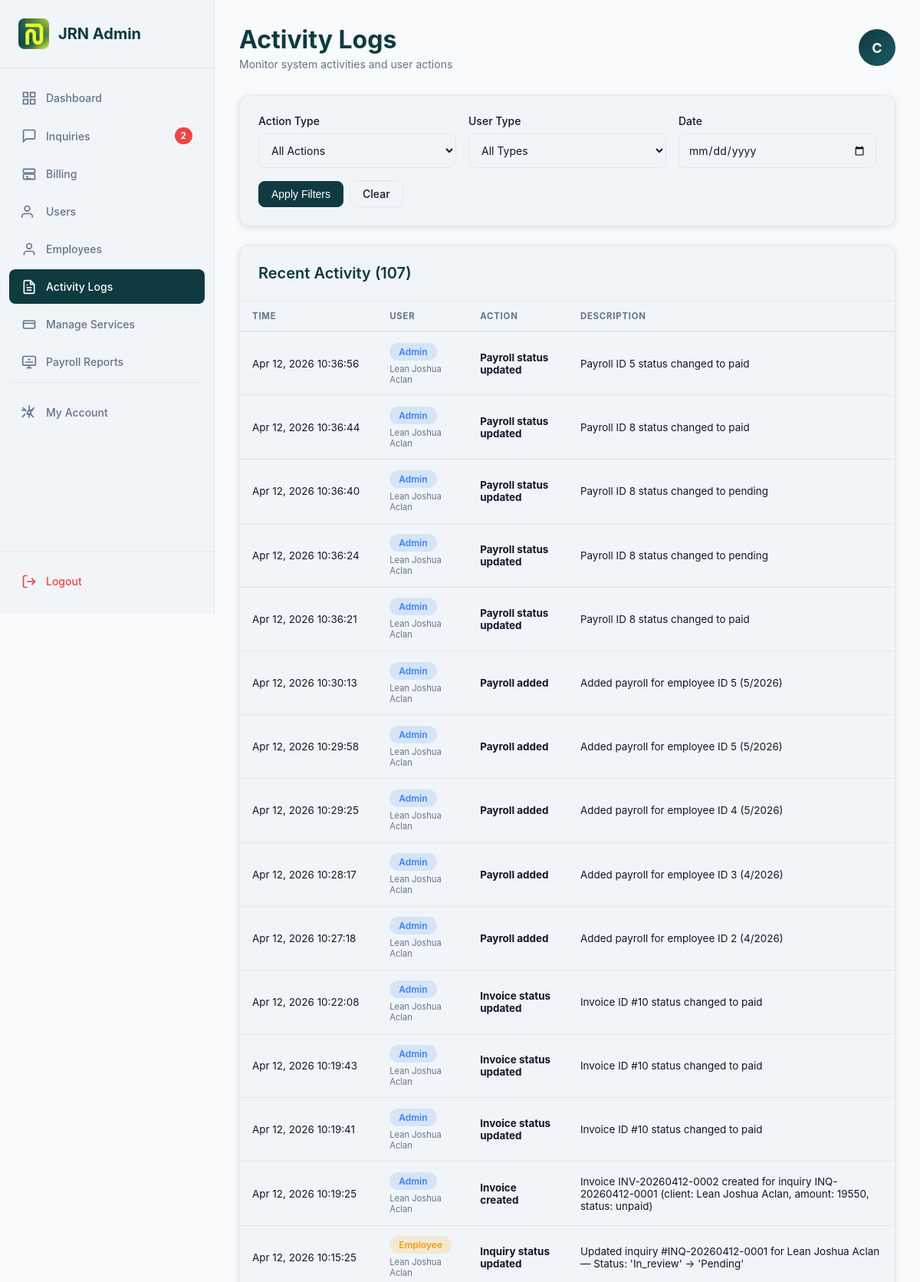
Page /admin/activity-logs.php (signed in, upper part) on the committed database.
### tables this page shows
CREATE TABLE `employees` (
  `id` int(11) NOT NULL,
  `account_number` varchar(20) DEFAULT NULL,
  `email` varchar(255) NOT NULL,
  `phone` varchar(20) DEFAULT NULL,
  `password` varchar(255) NOT NULL,
  `first_name` varchar(100) NOT NULL,
  `last_name` varchar(100) NOT NULL,
  `position` varchar(100) DEFAULT NULL,
  `department` varchar(100) DEFAULT NULL,
  `role` enum('admin','employee') DEFAULT 'employee',
  `status` enum('active','inactive','archived') DEFAULT 'active',
  `created_at` timestamp NOT NULL DEFAULT current_timestamp(),
  `updated_at` timestamp NOT NULL DEFAULT current_timestamp() ON UPDATE current_timestamp()
);

CREATE TABLE `activity_logs` (
  `id` int(11) NOT NULL,
  `user_id` int(11) DEFAULT NULL,
  `user_type` enum('admin','employee','user') NOT NULL,
  `action` varchar(100) NOT NULL,
  `description` text DEFAULT NULL,
  `ip_address` varchar(45) DEFAULT NULL,
  `user_agent` varchar(255) DEFAULT NULL,
  `created_at` timestamp NOT NULL DEFAULT current_timestamp()
);

### includes/auth.php (called while the page is built, shortened)
<?php
function isLoggedIn()
{
    return isset($_SESSION['user_id']) && isset($_SESSION['role']);
}
function isAdmin()
{
    return isLoggedIn() && $_SESSION['role'] === 'admin';
}

### includes/activity_logger.php (called while the page is built, shortened)
<?php
class ActivityLogger
{
    private $conn;
    public function __construct($connection)
    {
        $this->conn = $connection;
    }
    public function getLogs($filters = [])
    {
        $params = [];
        $types = '';
        $limit = $filters['limit'] ?? 100;
        $sql = "SELECT al.*,
                COALESCE(u.email, e.email, 'Deleted User') as user_email,
                COALESCE(u.first_name, e.first_name, '') as first_name,
                COALESCE(u.last_name, e.last_name, '') as last_name
                FROM activity_logs al
                LEFT JOIN users u ON al.user_id = u.id AND al.user_type = 'user'
                LEFT JOIN employees e ON al.user_id = e.id AND al.user_type IN ('admin', 'employee')";
        $sql .= " ORDER BY al.created_at DESC LIMIT ?";
        $stmt = $this->conn->prepare($sql);
        if (!empty($params)) {
            $types .= 'i';
            $params[] = $limit;
            $stmt->bind_param($types, ...$params);
        } else {
            $stmt->bind_param('i', $limit);
        }
        $stmt->execute();
        return $stmt->get_result()->fetch_all(MYSQLI_ASSOC);
    }
}

### admin/activity-logs.php (the view, shortened to what this page needs)
<?php
require_once '../connection/dbconn.php';
require_once '../includes/auth.php';
require_once '../includes/activity_logger.php';
$filter_date = $_GET['date'] ?? '';
$filters = ['limit' => 200];
$logger = new ActivityLogger($conn);
$logs = $logger->getLogs($filters);
$stmt = $conn->prepare("SELECT DISTINCT action FROM activity_logs ORDER BY action");
$stmt->execute();
$is_from_employees = isset($_SESSION['account_type']) && $_SESSION['account_type'] === 'employee';
if ($is_from_employees) {
    $stmt = $conn->prepare("SELECT * FROM employees WHERE id = ?");
} else {
    $stmt = $conn->prepare("SELECT * FROM users WHERE id = ?");
}
$stmt->bind_param("i", $_SESSION['user_id']);
$stmt->execute();
$admin = $stmt->get_result()->fetch_assoc();
$stmt = $conn->prepare("SELECT COUNT(*) as pending_count FROM inquiries WHERE status = 'pending'");
$stmt->execute();
$pending_inquiries = $stmt->get_result()->fetch_assoc()['pending_count'];
?>
<!DOCTYPE html>
<html lang="en">
<head>
    <link rel="stylesheet" href="assets/css/index-admin.css">
    <link rel="stylesheet" href="assets/css/activity-logs.css">
    <link rel="stylesheet" href="assets/css/logout-modal.css">
</head>
<body>
    <aside class="sidebar">
        <div class="sidebar-header">
            <div class="sidebar-logo">
                <img src="../assets/img/logo.jpg" alt="Logo" class="logo-small">
                <h2>JRN Admin</h2>
            </div>
        </div>
        <nav class="sidebar-nav">
            <a href="index-admin.php" class="nav-item">
                <svg width="20" height="20" viewBox="0 0 24 24" fill="none" stroke="currentColor" stroke-width="2">
                    <rect x="3" y="3" width="7" height="7"></rect>
                    <rect x="14" y="3" width="7" height="7"></rect>
                    <rect x="14" y="14" width="7" height="7"></rect>
                    <rect x="3" y="14" width="7" height="7"></rect>
                </svg>
                Dashboard
            </a>
            <a href="inquiries-admin.php" class="nav-item">
                <svg width="20" height="20" viewBox="0 0 24 24" fill="none" stroke="currentColor" stroke-width="2">
                    <path d="M21 15a2 2 0 0 1-2 2H7l-4 4V5a2 2 0 0 1 2-2h14a2 2 0 0 1 2 2z"></path>
                </svg>
                Inquiries
                <?php if (isset($pending_inquiries) && $pending_inquiries > 0): ?>
                    <span class="badge"><?php echo $pending_inquiries; ?></span>
                <?php endif; ?>
            </a>
            <?php if (isAdmin()): ?>
                <a href="billing-admin.php" class="nav-item">
                    <svg width="20" height="20" viewBox="0 0 24 24" fill="none" stroke="currentColor" stroke-width="2">
                        <rect x="3" y="4" width="18" height="6" rx="1" />
                        <rect x="3" y="12" width="18" height="8" rx="1" />
                        <line x1="7" y1="16" x2="11" y2="16" />
                        <line x1="7" y1="19" x2="15" y2="19" />
                    </svg>
                    Billing
                </a>
            <?php endif; ?>
            <a href="users-admin.php" class="nav-item">
                <svg width="20" height="20" viewBox="0 0 24 24" fill="none" stroke="currentColor" stroke-width="2">
                    <circle cx="9" cy="7" r="4"></circle>
                    <path d="M17 21v-2a4 4 0 0 0-4-4H5a4 4 0 0 0-4 4v2"></path>
                </svg>
                Users
            </a>
            <?php if (isAdmin()): ?>
                <a href="employees-admin.php" class="nav-item">
                    <svg width="20" height="20" viewBox="0 0 24 24" fill="none" stroke="currentColor" stroke-width="2">
                        <path d="M20 21v-2a4 4 0 0 0-4-4H8a4 4 0 0 0-4 4v2"></path>
                        <circle cx="12" cy="7" r="4"></circle>
                    </svg>
                    Employees
                </a>
                <a href="activity-logs.php" class="nav-item active">
                    Activity Logs
                </a>
                <a href="services-admin.php" class="nav-item">
                    <svg width="20" height="20" viewBox="0 0 24 24" fill="none" stroke="currentColor" stroke-width="2">
                        <rect x="3" y="6" width="18" height="12" rx="2" />
                        <path d="M3 10h18" />
                    </svg>
                    Manage Services
                </a>
                <a href="payroll-reports-admin.php" class="nav-item">
                    <svg width="20" height="20" viewBox="0 0 24 24" fill="none" stroke="currentColor" stroke-width="2">
                        <rect x="2" y="3" width="20" height="14" rx="2" />
                        <line x1="8" y1="21" x2="16" y2="21" />
                        <line x1="12" y1="17" x2="12" y2="21" />
                        <path d="M6 8h.01M10 8h4M6 12h12" />
                    </svg>
                    Payroll Reports
                </a>
            <?php endif; ?>
            <div style="margin-top: auto; padding-top: 1rem; border-top: 1px solid var(--border-color);">
                <a href="admin-account.php" class="nav-item">
                    <svg width="20" height="20" viewBox="0 0 24 24" fill="none" stroke="currentColor" stroke-width="2" stroke-linecap="round" stroke-linejoin="round">
                        <circle cx="12" cy="12" r="3"></circle>
                        <path d="M12 1v6m0 6v6m6-11h-6m-6 0H1m18.4-3.6l-4.2 4.2m-8.4 0l-4.2-4.2M18.4 18.4l-4.2-4.2m-8.4 0l-4.2 4.2"></path>
                    </svg>
                    My Account
                </a>
            </div>
        </nav>
        <div class="sidebar-footer">
            <a href="#" class="nav-item logout" id="logout-btn">
                <svg width="20" height="20" viewBox="0 0 24 24" fill="none" stroke="currentColor" stroke-width="2">
                    <path d="M9 21H5a2 2 0 0 1-2-2V5a2 2 0 0 1 2-2h4"></path>
                    <polyline points="16 17 21 12 16 7"></polyline>
                    <line x1="21" y1="12" x2="9" y2="12"></line>
                </svg>
                Logout
            </a>
        </div>
    </aside>
    <main class="main-content">
        <header class="admin-header">
            <div class="admin-header-left">
                <h1>Activity Logs</h1>
                <p class="header-subtitle">Monitor system activities and user actions</p>
            </div>
            <div class="admin-header-right">
                <div class="avatar-circle"><?php echo strtoupper(substr($admin['first_name'] ?? 'A', 0, 1)); ?></div>
            </div>
        </header>
        <div class="card" style="margin-bottom: 1.5rem;">
            <div class="card-body">
                <form method="GET" class="filters-form">
                    <div class="filter-group">
                        <label for="action">Action Type</label>
                        <select name="action" id="action" class="form-control">
                            <option value="">All Actions</option>
                        </select>
                    </div>
                    <div class="filter-group">
                        <label for="user_type">User Type</label>
                        <select name="user_type" id="user_type" class="form-control">
                            <option value="">All Types</option>
                        </select>
                    </div>
                    <div class="filter-group">
                        <label for="date">Date</label>
                        <input type="date" name="date" id="date" class="form-control" value="<?php echo htmlspecialchars($filter_date); ?>">
                    </div>
                    <div class="filter-actions">
                        <button type="submit" class="btn btn--primary">Apply Filters</button>
                        <a href="activity-logs.php" class="btn btn--outline">Clear</a>
                    </div>
                </form>
            </div>
        </div>
        <div class="card">
            <div class="card-header">
                <h2>Recent Activity (<?php echo count($logs); ?>)</h2>
            </div>
            <?php if (count($logs) > 0): ?>
                <div class="table-responsive">
                    <table class="data-table">
                        <thead>
                            <tr>
                                <th>Time</th>
                                <th>User</th>
                                <th>Action</th>
                                <th>Description</th>
                            </tr>
                        </thead>
                        <tbody>
                            <?php foreach ($logs as $log): ?>
                                <tr>
                                    <td style="white-space: nowrap;">
                                        <?php echo date('M d, Y H:i:s', strtotime($log['created_at'])); ?>
                                    </td>
                                    <td>
                                        <span class="status <?php
                                                            echo $log['user_type'] === 'admin' ? 'status--info' : ($log['user_type'] === 'employee' ? 'status--warning' : 'status--success');
                                                            ?>">
                                            <?php echo ucfirst($log['user_type']); ?>
                                        </span>
                                        <small style="display: block; color: var(--text-secondary); margin-top: 0.25rem;">
                                            <?php
                                            if ($log['first_name'] && $log['last_name']) {
                                                echo htmlspecialchars($log['first_name'] . ' ' . $log['last_name']);
                                            } elseif ($log['user_email']) {
                                                echo htmlspecialchars($log['user_email']);
                                            } else {
                                                echo 'ID: ' . ($log['user_id'] ?? 'N/A');
                                            }
                                            ?>
                                        </small>
                                    </td>
                                    <td>
                                        <strong><?php echo ucfirst(str_replace('_', ' ', $log['action'])); ?></strong>
                                    </td>
                                    <td><?php echo htmlspecialchars($log['description']); ?></td>
                                </tr>
                            <?php endforeach; ?>
                        </tbody>
                    </table>
                </div>
            <?php endif; ?>
        </div>
    </main>
</body>
</html>

### admin/assets/css/logout-modal.css (style rules this page uses)
:root { --primary: #0f3a40; --secondary: #1c5a63; --accent: #bfe600; --background-light: #f5f7fa; --background-alt: #e5e7eb; --text-light: #ffffff; --text-dark: #2c3e50; --primary-dark: #0a2a2f; }

### admin/activity-logs.php (style rules this page uses)
:root { color-scheme: light only !important; --primary: #0F3A40; --primary-light: #1a5560; --primary-xlight: #e8f4f5; --accent: #2fb8c4; --accent-soft: #e0f7fa; --text-primary: #0f172a; --text-secondary: #64748b; --text-muted: #94a3b8; --bg-page: #f8fafc; --bg-card: #ffffff; --bg-secondary: #f1f5f9; --border-color: #e2e8f0; --border-strong: #cbd5e1; --shadow-sm: 0 1px 3px rgba(0, 0, 0, 0.06), 0 1px 2px rgba(0, 0, 0, 0.04); --shadow-md: 0 4px 16px rgba(0, 0, 0, 0.08), 0 2px 6px rgba(0, 0, 0, 0.04); --shadow-lg: 0 12px 40px rgba(0, 0, 0, 0.12), 0 4px 14px rgba(0, 0, 0, 0.06); --shadow-xl: 0 24px 64px rgba(0, 0, 0, 0.14), 0 8px 24px rgba(0, 0, 0, 0.08); --radius-sm: 8px; --radius-md: 12px; --radius-lg: 16px; --radius-xl: 20px; }
*, *::before, *::after { box-sizing: border-box; }
body { background: var(--bg-page) !important; color: var(--text-primary) !important; font-family: 'DM Sans', -apple-system, sans-serif !important; }
.data-table { width: 100%; border-collapse: separate; border-spacing: 0; }
.data-table thead th { background: var(--bg-secondary); color: var(--text-secondary); font-size: 0.71rem; font-weight: 700; text-transform: uppercase; letter-spacing: 0.07em; padding: 0.75rem 1rem; border-bottom: 2px solid var(--border-color); white-space: nowrap; }
.data-table thead th:first-child { border-radius: var(--radius-sm) 0 0 0; }
.data-table thead th:last-child { border-radius: 0 var(--radius-sm) 0 0; }
.data-table tbody tr { transition: background 0.15s; }
.data-table tbody td { padding: 0.85rem 1rem; border-bottom: 1px solid var(--border-color); font-size: 0.84rem; color: var(--text-primary); vertical-align: middle; }

### rows in the picture
employees: first_name "C"
activity_logs: created_at "Apr 12, 2026 10:36:56", user_type "Admin", last_name "Lean Joshua Aclan", action "Payroll status updated", description "Payroll ID 5 status changed to paid"
activity_logs: created_at "Apr 12, 2026 10:36:44", user_type "Admin", last_name "Lean Joshua Aclan", action "Payroll status updated", description "Payroll ID 8 status changed to paid"
activity_logs: created_at "Apr 12, 2026 10:36:40", user_type "Admin", last_name "Lean Joshua Aclan", action "Payroll status updated", description "Payroll ID 8 status changed to pending"
activity_logs: created_at "Apr 12, 2026 10:36:24", user_type "Admin", last_name "Lean Joshua Aclan", action "Payroll status updated", description "Payroll ID 8 status changed to pending"
activity_logs: created_at "Apr 12, 2026 10:36:21", user_type "Admin", last_name "Lean Joshua Aclan", action "Payroll status updated", description "Payroll ID 8 status changed to paid"
activity_logs: created_at "Apr 12, 2026 10:30:13", user_type "Admin", last_name "Lean Joshua Aclan", action "Payroll added", description "Added payroll for employee ID 5 (5/2026)"
activity_logs: created_at "Apr 12, 2026 10:29:58", user_type "Admin", last_name "Lean Joshua Aclan", action "Payroll added", description "Added payroll for employee ID 5 (5/2026)"
activity_logs: created_at "Apr 12, 2026 10:29:25", user_type "Admin", last_name "Lean Joshua Aclan", action "Payroll added", description "Added payroll for employee ID 4 (5/2026)"
activity_logs: created_at "Apr 12, 2026 10:28:17", user_type "Admin", last_name "Lean Joshua Aclan", action "Payroll added", description "Added payroll for employee ID 3 (4/2026)"
activity_logs: created_at "Apr 12, 2026 10:27:18", user_type "Admin", last_name "Lean Joshua Aclan", action "Payroll added", description "Added payroll for employee ID 2 (4/2026)"
activity_logs: created_at "Apr 12, 2026 10:22:08", user_type "Admin", last_name "Lean Joshua Aclan", action "Invoice status updated", description "Invoice ID #10 status changed to paid"
activity_logs: created_at "Apr 12, 2026 10:19:43", user_type "Admin", last_name "Lean Joshua Aclan", action "Invoice status updated", description "Invoice ID #10 status changed to paid"
activity_logs: created_at "Apr 12, 2026 10:19:41", user_type "Admin", last_name "Lean Joshua Aclan", action "Invoice status updated", description "Invoice ID #10 status changed to paid"
activity_logs: created_at "Apr 12, 2026 10:19:25", user_type "Admin", last_name "Lean Joshua Aclan", action "Invoice created", description "Invoice INV-20260412-0002 created for inquiry INQ-20260412-0001 (client: Lean Joshua Aclan, amount: 19550, status: unpaid)"
activity_logs: created_at "Apr 12, 2026 10:15:25", user_type "Employee", last_name "Lean Joshua Aclan", action "Inquiry status updated", description "Updated inquiry #INQ-20260412-0001 for Lean Joshua Aclan — Status: 'In_review' → 'Pending'"

### other values in the picture
$pending_inquiries "2"
count($logs) "107"
